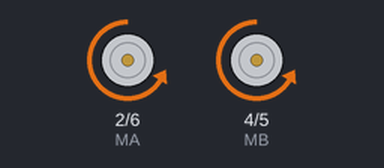
Bench run of a sketch on a simulated Arduino Uno, built with avr-gcc and run on an emulated ATmega328P. Parts: direction and speed pins drawn as motors (green arrow = direction pin HIGH = forward, orange = LOW = backward, longer = more drive).

Above: at 0.5 s.
At 1.5 s:
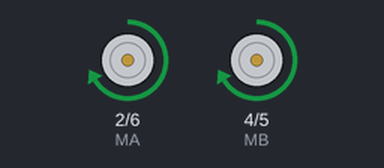
At 2.5 s:
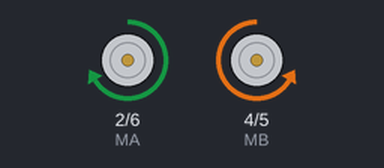
At 4.5 s:
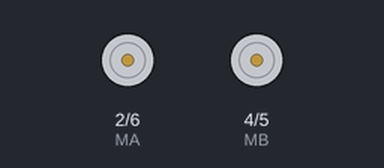
Timing chart, 0 to 6.5 s (numbered marks = the images above):
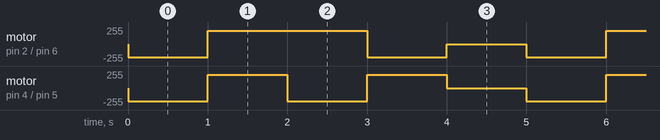

The sketch:

KE0166_8.1.ino
```cpp
/*
  keyes smart turtle robot
  lesson 8.1
  motor driver shield
  http://www.keyes-robot.com
*/
int MA = 2; //定义电机A方向控制引脚为D2
int PWMA = 6; //定义电机A速度控制引脚为D6
int MB = 4; //定义电机B方向控制引脚为D4
int PWMB = 5; //定义电机B速度控制引脚为D5
void setup() {
  pinMode(MA, OUTPUT); //配置电机引脚为输出模式
  pinMode(PWMA, OUTPUT);
  pinMode(MB, OUTPUT);
  pinMode(PWMB, OUTPUT);
}
void loop() {
  //前进1秒
  digitalWrite(MA, LOW); //电机A正转
  analogWrite(PWMA, 200); //电机A速度为200
  digitalWrite(MB, LOW); //电机B正转
  analogWrite(PWMB, 200); //电机B速度为200
  delay(1000);

  //后退1秒
  digitalWrite(MA, HIGH); //电机A反转
  analogWrite(PWMA, 200); //电机A速度为200
  digitalWrite(MB, HIGH); //电机B反转
  analogWrite(PWMB, 200); //电机B速度为200
  delay(1000);

  //左转1秒
  digitalWrite(MA, HIGH); //电机A反转
  analogWrite(PWMA, 200); //电机A速度为200
  digitalWrite(MB, LOW); //电机B正转
  analogWrite(PWMB, 200); //电机B速度为200
  delay(1000);

  //右转1秒
  digitalWrite(MA, LOW); //电机A正转
  analogWrite(PWMA, 200); //电机A速度为200
  digitalWrite(MB, HIGH); //电机B反转
  analogWrite(PWMB, 200); //电机B速度为200
  delay(1000);

  //停止1秒
  analogWrite(PWMA, 0);
  analogWrite(PWMB, 0);
  delay(1000);
}
```

Measured:
- by itself, motor on pin 2 (MA) / pin 6 (PWMA): repeats every 5.0 s: forward 200/255 2.0 s, backward 200/255 1.0 s, stopped 1.0 s, backward 200/255 1.0 s
- by itself, motor on pin 4 (MB) / pin 5 (PWMB): repeats every 5.0 s: forward 200/255 1.0 s, backward 200/255 1.0 s, forward 200/255 1.0 s, stopped 1.0 s, backward 200/255 1.0 s
